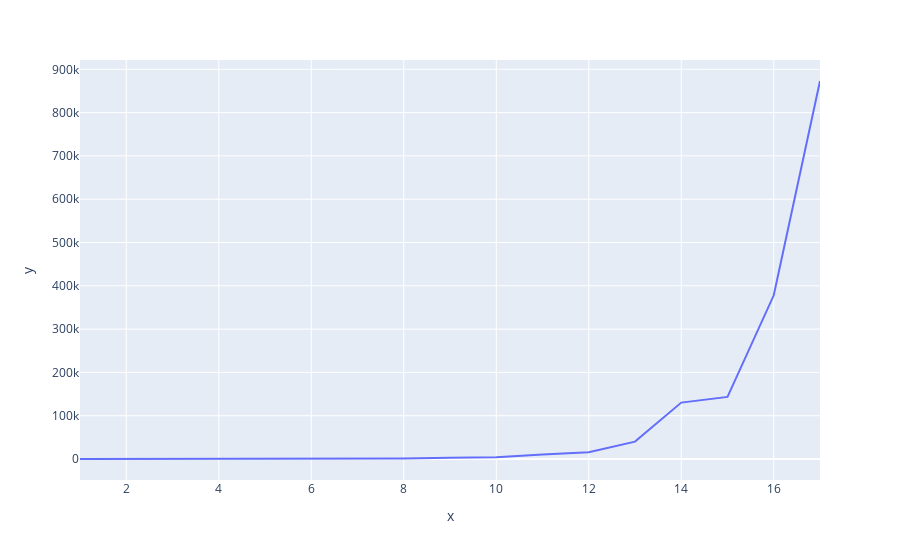

The notebook cell this image was saved under:
### Code cell
#Dies sind die Werte für 3x head in a row, 4x head in a row, 5x head in a row ....
werte = [8,23, 56, 82, 204, 556, 857, 1450, 2659, 4163, 10388, 15794, 40172, 130259, 143486, 378055, 872973]

#visualize werte with plotly
#x axis 17 values
#y axis werte

def plot_werte(werte):
    import plotly.graph_objects as go
    import plotly.express as px
    import pandas as pd

    df = pd.DataFrame(werte)
    df.columns = ['Werte']
    df['x'] = range(1, len(werte)+1)
    df['y'] = werte

    fig = px.line(df, x='x', y='y')
    fig.show()

plot_werte(werte)

### Figure 1 — Plotly figure (JSON) as saved in the notebook; plotly's stock layout.template omitted (floating-point values rounded to 4 significant figures)
{"data": [{"hovertemplate": "x=%{x}<br>y=%{y}<extra></extra>", "legendgroup": "", "line": {"color": "#636efa", "dash": "solid"}, "marker": {"symbol": "circle"}, "mode": "lines", "name": "", "orientation": "v", "showlegend": false, "type": "scatter", "x": [1, 2, 3, 4, 5, 6, 7, 8, 9, 10, 11, 12, 13, 14, 15, 16, 17], "xaxis": "x", "y": [8, 23, 56, 82, 204, 556, 857, 1450, 2659, 4163, 10388, 15794, 40172, 130259, 143486, 378055, 872973], "yaxis": "y"}], "layout": {"legend": {"tracegroupgap": 0}, "margin": {"t": 60}, "xaxis": {"anchor": "y", "domain": [0, 1], "title": {"text": "x"}}, "yaxis": {"anchor": "x", "domain": [0, 1], "title": {"text": "y"}}}}
